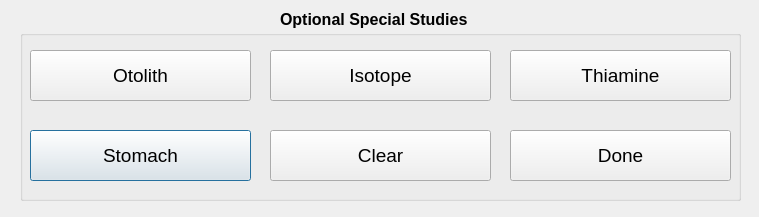
<?xml version="1.0" encoding="UTF-8"?>
<ui version="4.0">
 <class>ablimmatsalmonspeciesstudiesDlg</class>
 <widget class="QDialog" name="ablimmatsalmonspeciesstudiesDlg">
  <property name="geometry">
   <rect>
    <x>0</x>
    <y>0</y>
    <width>759</width>
    <height>217</height>
   </rect>
  </property>
  <property name="windowTitle">
   <string>Special Studies</string>
  </property>
  <widget class="QGroupBox" name="groupBox">
   <property name="geometry">
    <rect>
     <x>20</x>
     <y>30</y>
     <width>721</width>
     <height>171</height>
    </rect>
   </property>
   <property name="title">
    <string/>
   </property>
   <widget class="QPushButton" name="stomachBtn">
    <property name="geometry">
     <rect>
      <x>10</x>
      <y>100</y>
      <width>221</width>
      <height>51</height>
     </rect>
    </property>
    <property name="font">
     <font>
      <pointsize>14</pointsize>
     </font>
    </property>
    <property name="text">
     <string>Stomach</string>
    </property>
    <property name="checkable">
     <bool>true</bool>
    </property>
   </widget>
   <widget class="QPushButton" name="thiamineBtn">
    <property name="geometry">
     <rect>
      <x>490</x>
      <y>20</y>
      <width>221</width>
      <height>51</height>
     </rect>
    </property>
    <property name="font">
     <font>
      <pointsize>14</pointsize>
     </font>
    </property>
    <property name="text">
     <string>Thiamine</string>
    </property>
    <property name="checkable">
     <bool>true</bool>
    </property>
   </widget>
   <widget class="QPushButton" name="doneBtn">
    <property name="geometry">
     <rect>
      <x>490</x>
      <y>100</y>
      <width>221</width>
      <height>51</height>
     </rect>
    </property>
    <property name="font">
     <font>
      <pointsize>14</pointsize>
     </font>
    </property>
    <property name="text">
     <string>Done</string>
    </property>
   </widget>
   <widget class="QPushButton" name="clearBtn">
    <property name="geometry">
     <rect>
      <x>250</x>
      <y>100</y>
      <width>221</width>
      <height>51</height>
     </rect>
    </property>
    <property name="font">
     <font>
      <pointsize>14</pointsize>
     </font>
    </property>
    <property name="text">
     <string>Clear</string>
    </property>
   </widget>
   <widget class="QPushButton" name="isotopeBtn">
    <property name="geometry">
     <rect>
      <x>250</x>
      <y>20</y>
      <width>221</width>
      <height>51</height>
     </rect>
    </property>
    <property name="font">
     <font>
      <pointsize>14</pointsize>
     </font>
    </property>
    <property name="text">
     <string>Isotope</string>
    </property>
    <property name="checkable">
     <bool>true</bool>
    </property>
   </widget>
   <widget class="QPushButton" name="otolithBtn">
    <property name="geometry">
     <rect>
      <x>10</x>
      <y>20</y>
      <width>221</width>
      <height>51</height>
     </rect>
    </property>
    <property name="font">
     <font>
      <pointsize>14</pointsize>
     </font>
    </property>
    <property name="text">
     <string>Otolith</string>
    </property>
    <property name="checkable">
     <bool>true</bool>
    </property>
   </widget>
  </widget>
  <widget class="QLabel" name="label_3">
   <property name="geometry">
    <rect>
     <x>280</x>
     <y>10</y>
     <width>197</width>
     <height>19</height>
    </rect>
   </property>
   <property name="font">
    <font>
     <pointsize>12</pointsize>
     <weight>75</weight>
     <bold>true</bold>
    </font>
   </property>
   <property name="text">
    <string>Optional Special Studies</string>
   </property>
  </widget>
 </widget>
 <resources/>
 <connections/>
</ui>
